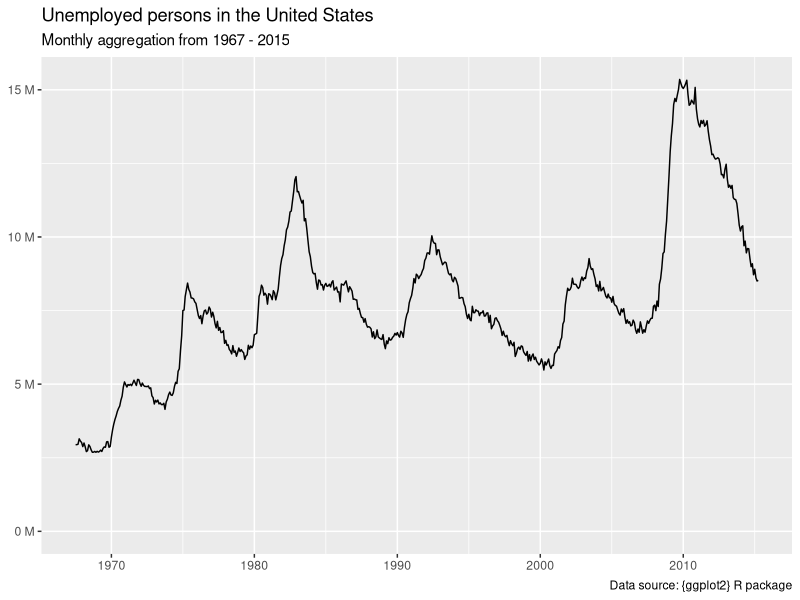
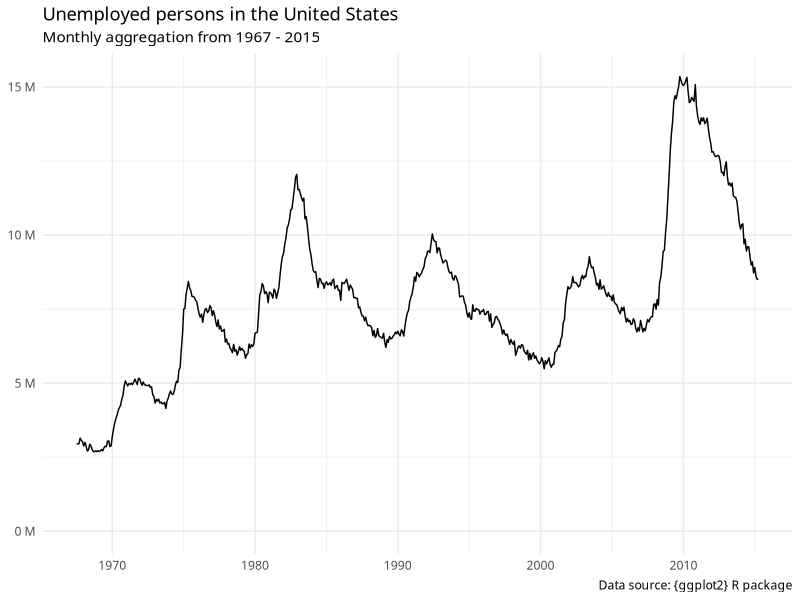
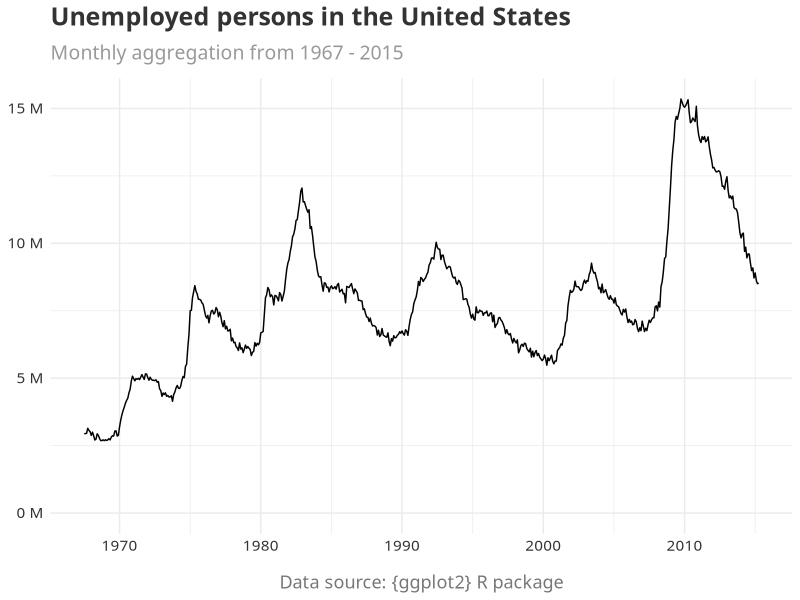
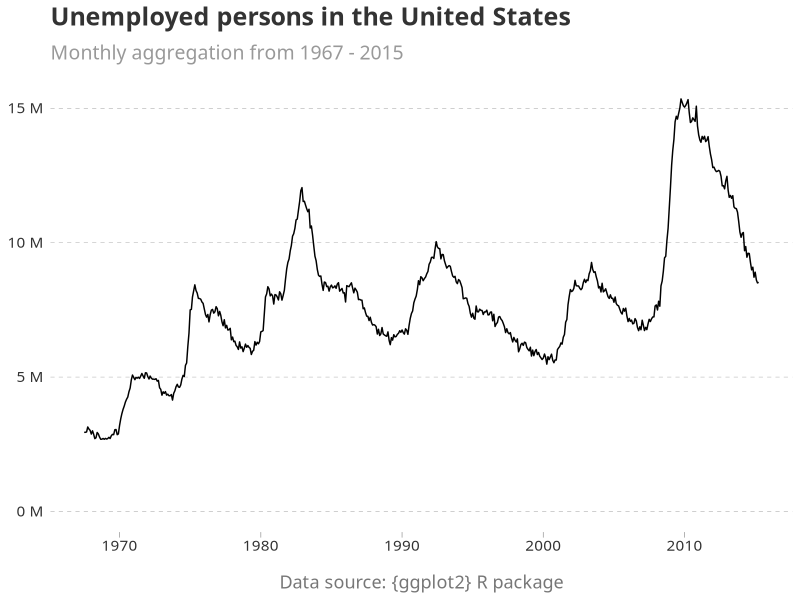
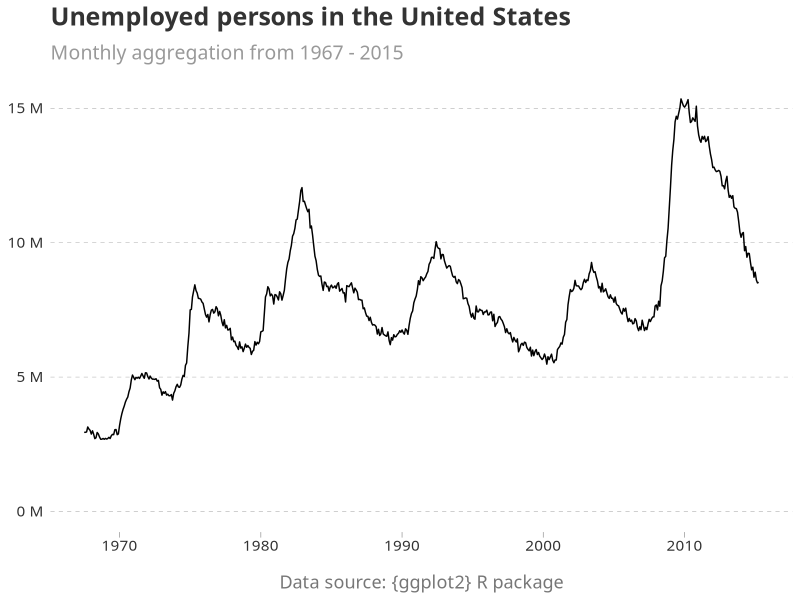
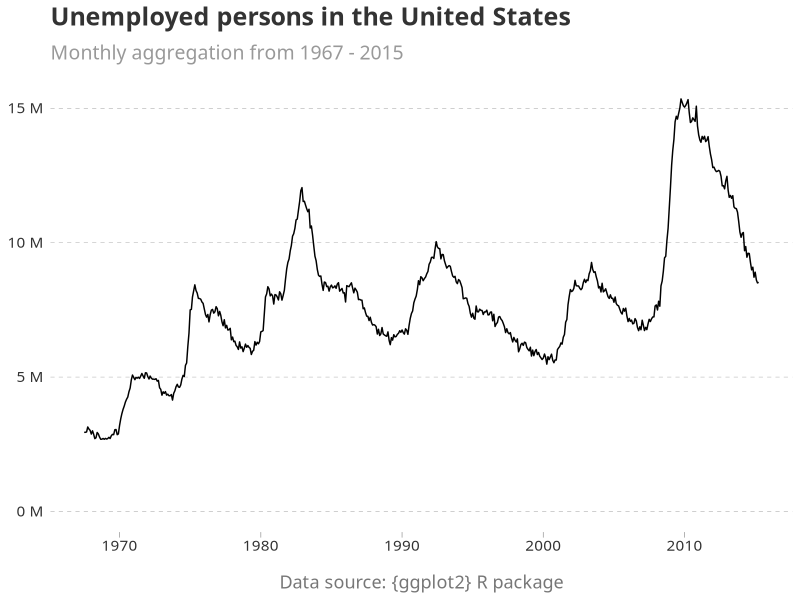
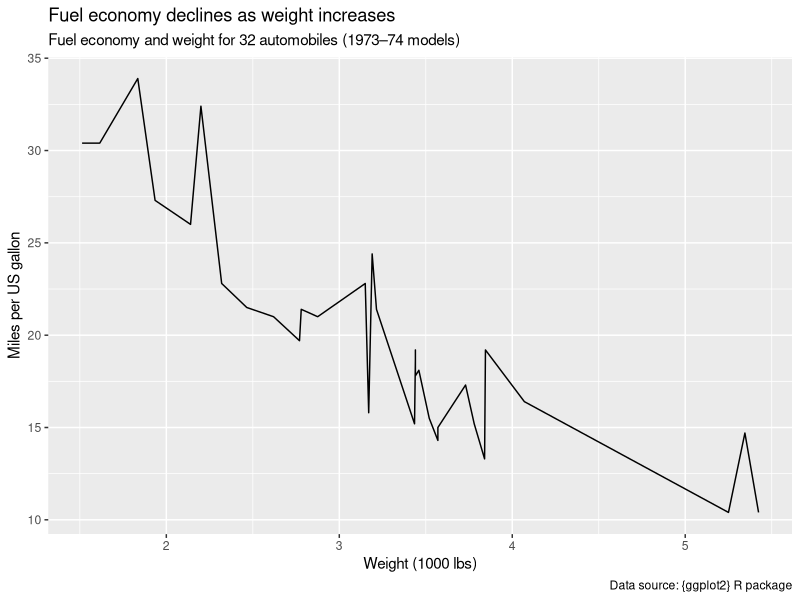
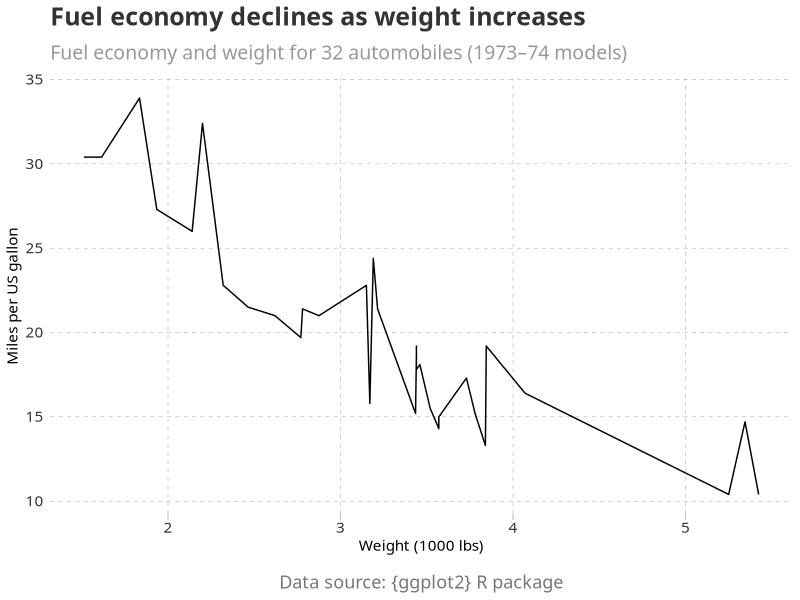

Write the R code that produced these figures, in order.
## ---- chunk 1
#| include: false
library(ggplot2)
?theme
## ---- chunk 2
default_plot <- ggplot(economics, aes(date, unemploy)) +
  geom_line() +
  labs(
    title = "Unemployed persons in the United States",
    subtitle = "Monthly aggregation from 1967 - 2015",
    caption = "Data source: {ggplot2} R package",
    x = NULL,
    y = NULL
  ) +
  # Unemployment level is number of unemployed in thousands.
  # This declutters the figure by presenting the number of
  # unemployed in millions
  scale_y_continuous(
    labels = scales::label_number(
      scale = 0.001,
      suffix = " M"
    ),
    limits = c(0, max(economics$unemploy))
  )

default_plot
## ---- chunk 3
nyt_plot <- default_plot +
  theme_minimal(
    base_family = "Libre Franklin"
  )

nyt_plot
## ---- chunk 4
nyt_plot <- nyt_plot +
  theme(
    plot.title = element_text(
      size = 18,
      face = "bold",
      color = "#333333",
      margin = margin(b = 10)
    ),
    plot.subtitle = element_text(
      size = 14,
      color = "#999999",
      margin = margin(b = 10)
    ),
    plot.caption = element_text(
      size = 13,
      color = "#777777",
      margin = margin(t = 15),
      # hjust controls the horizontal alignment. 0.5 = center
      hjust = 0.5
    ),
    axis.text = element_text(
      size = 11,
      color = "#333333"
    )
  )

nyt_plot
## ---- chunk 5
nyt_plot <- nyt_plot +
  theme(
    panel.grid.minor = element_blank(),
    panel.grid.major = element_line(
      linetype = "dashed",
      linewidth = 0.15,
      color = "#999999"
    ),
    panel.grid.major.x = element_blank(),
    axis.ticks.x = element_line(
      linetype = "solid",
      linewidth = 0.25,
      color = "#999999"
    ),
    axis.ticks.length.x = unit(4, units = "pt")
  )

nyt_plot
## ---- chunk 6
nyt_theme <- function() {
  # Set base theme and font family =============================================
  theme_minimal(
    base_family = "Libre Franklin"
  ) +
    # Overwrite base theme defaults ============================================
    theme(
      # Text elements ==========================================================
      plot.title = element_text(
        size = 18,
        face = "bold",
        color = "#333333",
        margin = margin(b = 10)
      ),
      plot.subtitle = element_text(
        size = 14,
        color = "#999999",
        margin = margin(b = 10)
      ),
      plot.caption = element_text(
        size = 13,
        color = "#777777",
        margin = margin(t = 15),
        hjust = 0.5
      ),
      axis.text = element_text(
        size = 11,
        color = "#333333"
      ),
      # Line elements ==========================================================
      panel.grid.minor = element_blank(),
      panel.grid.major = element_line(
        linetype = "dashed",
        linewidth = 0.15,
        color = "#999999"
      ),
      panel.grid.major.x = element_blank(),
      axis.ticks.x = element_line(
        linetype = "solid",
        linewidth = 0.25,
        color = "#999999"
      ),
      axis.ticks.length.x = unit(4, units = "pt")
    )
}
## ---- chunk 7
default_plot +
  nyt_theme()
## ---- chunk 8
nyt_theme <- function(gridline_x = TRUE, gridline_y = TRUE) {
  gridline <- element_line(
    linetype = "dashed",
    linewidth = 0.15,
    color = "#999999"
  )

  gridline_x <- if (isTRUE(gridline_x)) {
    gridline
  } else {
    element_blank()
  }

  gridline_y <- if (isTRUE(gridline_y)) {
    gridline
  } else {
    element_blank()
  }

  # Set base theme and font family =============================================
  theme_minimal(
    base_family = "Libre Franklin"
  ) +
    # Overwrite base theme defaults ===========================================
    theme(
      # Text elements ==========================================================
      plot.title = element_text(
        size = 18,
        face = "bold",
        color = "#333333",
        margin = margin(b = 10)
      ),
      plot.subtitle = element_text(
        size = 14,
        color = "#999999",
        margin = margin(b = 10)
      ),
      plot.caption = element_text(
        size = 13,
        color = "#777777",
        margin = margin(t = 15),
        hjust = 0.5
      ),
      axis.text = element_text(
        size = 11,
        color = "#333333"
      ),
      # Line elements ==========================================================
      panel.grid.minor = element_blank(),
      panel.grid.major.x = gridline_x,
      panel.grid.major.y = gridline_y,
      axis.ticks.x = element_line(
        linetype = "solid",
        linewidth = 0.25,
        color = "#999999"
      ),
      axis.ticks.length.x = unit(4, units = "pt")
    )
}
## ---- chunk 9
default_plot +
  nyt_theme(gridline_x = FALSE, gridline_y = TRUE)
## ---- chunk 10
mtcars_plot <- ggplot(mtcars, aes(wt, mpg)) +
  geom_line() +
  labs(
    title = "Fuel economy declines as weight increases",
    subtitle = "Fuel economy and weight for 32 automobiles (1973–74 models)",
    caption = "Data source: {ggplot2} R package",
    x = "Weight (1000 lbs)",
    y = "Miles per US gallon"
  )

mtcars_plot
## ---- chunk 11
mtcars_plot <- mtcars_plot +
  nyt_theme(gridline_x = TRUE, gridline_y = TRUE)

mtcars_plot
